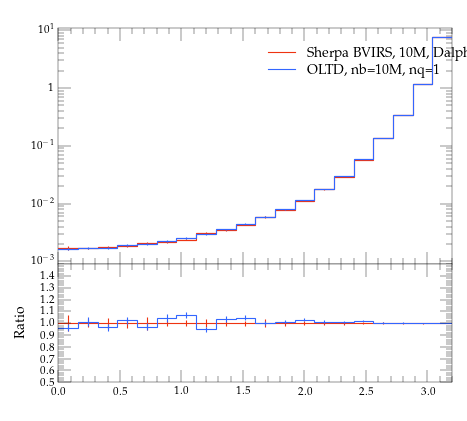

Source code (Python):
#! /usr/bin/env python

# This Python script was auto-generated using YODA v2.0.0.
# Analysis object: /evtb/cutEg_tjb_dphi
# Timestamp: 15-04-2024 (14:39:54)

import matplotlib as mpl
import matplotlib.pyplot as plt
mpl.use('Agg') # comment out for interactive use
import os
import numpy as np

plotDir = os.path.split(os.path.realpath(__file__))[0]
if 'YODA_USER_PLOT_PATH' in globals():
    plot_outdir = globals()['YODA_USER_PLOT_PATH']
else:
    plot_outdir = plotDir

#plot style
plt.style.use(os.path.join(plotDir, '../default.mplstyle'))
# plot metadata
figW, figH = plt.rcParams['figure.figsize']
ax_xLabel = r''
ax_yLabel = r''
ax_title  = r''
ax_xScale = 'linear'
ax_yScale = 'log'
xLims = (0.0, 3.2)
yLims = (0.0009000000000000001, 11.0)

# TeX-friendly labels for the legend
labels = [ r"Sherpa BVIRS, 10M, Dalpha=0.01", r"OLTD, nb=10M, nq=1" ]

# Create figure and axis objects
fig, (ax, ratio0_ax) = plt.subplots(2, 1, sharex=True,
                  figsize=(figW,figH), gridspec_kw={'height_ratios': (2, 1)})
ratio0_ax.yaxis.set_major_locator(mpl.ticker.MultipleLocator(0.1))
ratio0_ax.set_ylim(0.5, 1.4999)
ratio0_ax.set_ylabel('Ratio')

# LineColor map: curve index -> color
linecolors = {0: '#EE3311', 1: '#3366FF'}
# the numerical data is stored in a separate file
dataf = dict()
prefix = os.path.split(__file__)[0]
if prefix:    prefix = prefix + '/'
exec(open(prefix+'cutEg_tjb_dphi__data.py').read(), dataf)


legend_handles = [] # keep track of handles for the legend

# style options for curves
# starts at zorder>=5 to draw curve on top of legend
styles = {
  'curve0': {
    'color' : linecolors[0],
    'linestyle' : '-',
    'marker' : 'o',
    'zorder' : 5,
    'histstyle' : True,
  },
  'curve1': {
    'color' : linecolors[1],
    'linestyle' : '-',
    'marker' : 'o',
    'zorder' : 6,
    'histstyle' : True,
  },
}
# curve from input yoda files in main panel
for label in dataf['yvals'].keys():
    if all(np.isnan(v) for v in dataf['yvals'][label]):
        continue
    tmp = None
    if styles[label]['histstyle']: # draw as histogram
        tmp, = ax.plot(dataf['xedges'], dataf['yedges'][label],
                       color=styles[label]['color'],
                       linestyle=styles[label]['linestyle'],
                       drawstyle='steps-pre', solid_joinstyle='miter',
                       zorder=styles[label]['zorder'], label=label)
        ax.errorbar(dataf['xpoints'], dataf['yvals'][label], color=styles[label]['color'],
                    xerr=dataf['xerrs'], yerr=[dataf['ydowns'][label], dataf['yups'][label]],
                    linestyle='none', zorder=styles[label]['zorder'])
    else: # draw as scatter
        tmp = ax.errorbar(dataf['xpoints'], dataf['yvals'][label],
                          xerr=dataf['xerrs'],
                          yerr=[ dataf['ydowns'][label],
                          dataf['yups'][label] ],
                          fmt=styles[label]['marker'],
                          ecolor=styles[label]['color'],
                          color=styles[label]['color'], zorder=2)
        tmp[-1][0].set_linestyle(styles[label]['linestyle'])
    legend_handles += [tmp]
    for varLabel in dataf['variation_yvals'].keys():
        if varLabel.startswith(label):
            tmp, = ax.plot(dataf['xedges'], dataf['variation_yvals'][varLabel],
                           color=styles[label]['color'],
                           linestyle=styles[label]['linestyle'],
                           drawstyle='steps-pre', solid_joinstyle='miter',
                           zorder=styles[label]['zorder'], alpha=0.5)


# plots on ratio panel
# curve from input yoda files in ratio panel
for label, yvals in dataf['ratio0_yvals'].items():
    if all(np.isnan(v) for v in yvals):
        continue
    if styles[label]['histstyle']: # plot as histogram
        ratio0_ax.plot(dataf['xedges'], yvals,
                       color=styles[label]['color'],
                       linestyle=styles[label]['linestyle'],
                       drawstyle='steps-pre', zorder=1,
                       solid_joinstyle='miter')
        ratio0_ax.vlines(dataf['xpoints'],
                         dataf['ratio0_ymin'][label],
                         dataf['ratio0_ymax'][label],
                         color=styles[label]['color'], zorder=1)
    else: # plot as scatter
        tmp = ratio0_ax.errorbar(dataf['xpoints'],
                                 yvals, xerr=dataf['xerrs'],
                                 yerr=dataf['ratio0_yerrs'][label],
                                 fmt=styles[label]['marker'],
                                 ecolor=styles[label]['color'],
                                 color=styles[label]['color'])
        tmp[-1][0].set_linestyle(styles[label]['linestyle'])

    for varlabel in dataf['ratio0_variation_vals'].keys():
        if varlabel.startswith(label):
            ratio0_ax.plot(dataf['xedges'],
                            dataf['ratio0_variation_vals'][varlabel],
                            color=styles[label]['color'],
                            linestyle=styles[label]['linestyle'],
                            drawstyle='steps-pre', solid_joinstyle='miter',
                            zorder=1, alpha=0.5)

legend_pos = (0.5, 0.97)
ax.legend(legend_handles, labels, loc='upper left', bbox_to_anchor=legend_pos)

# set plot metadata as defined above
ratio0_ax.set_xlabel(ax_xLabel)
ratio0_ax.xaxis.set_label_coords(1., -.15)
ax.set_ylabel(ax_yLabel, loc='top')
ax.set_title(ax_title, loc='left')
ax.set_xscale(ax_xScale)
ax.set_yscale(ax_yScale)
ax.set_xlim(xLims)
ax.set_ylim(yLims)

# tick formatting
plt.rcParams['xtick.top'] = True
plt.rcParams['ytick.right'] = True
ax.yaxis.set_major_locator(mpl.ticker.LogLocator(base=10.0, numticks=np.inf))
ax.yaxis.set_minor_locator(mpl.ticker.LogLocator(
                           base=10.0, subs=np.arange(0.1, 1, 0.1), numticks=np.inf))
fig.align_ylabels((ax, ratio0_ax))
plt.savefig(os.path.join(plot_outdir, 'cutEg_tjb_dphi.pdf'), format='PDF')
plt.savefig(os.path.join(plot_outdir, 'cutEg_tjb_dphi.png'), format='PNG')

plt.close(fig)
